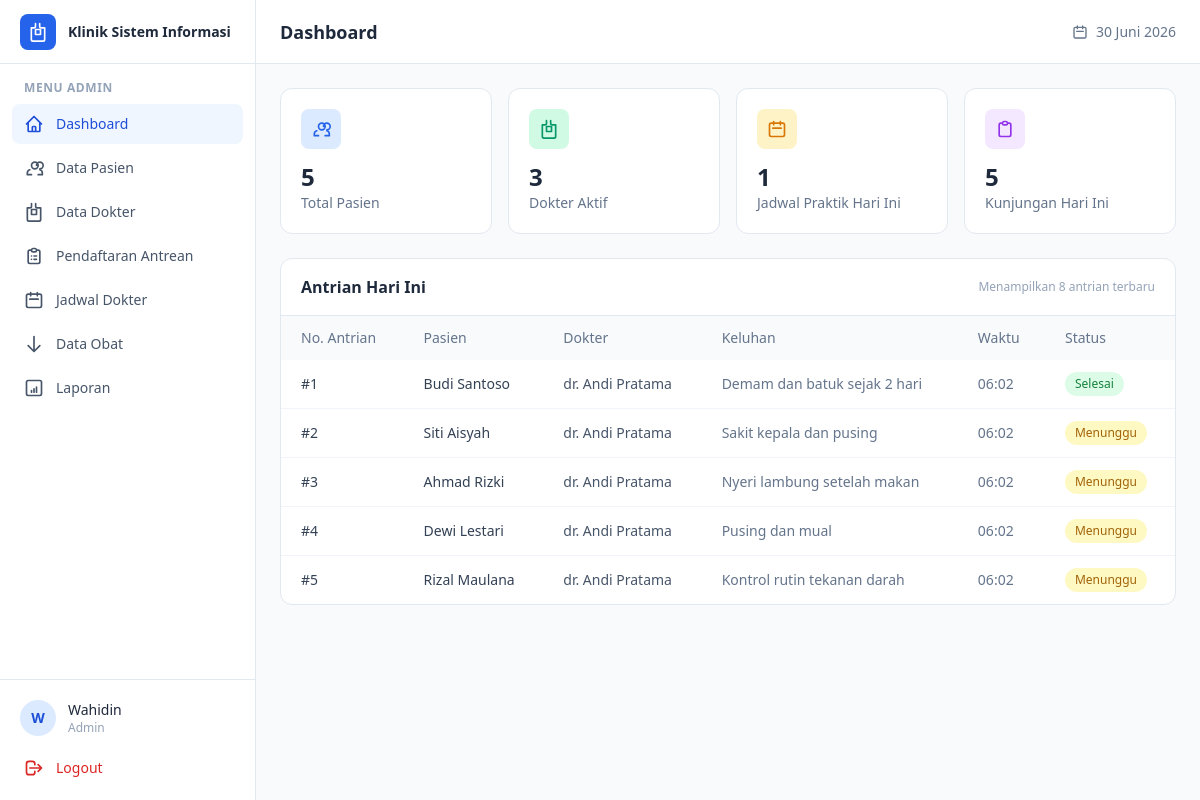
Page /admin/dashboard.php (signed in) on the committed database.
### tables this page shows
CREATE TABLE pendaftaran (
    id_pendaftaran   INT AUTO_INCREMENT PRIMARY KEY,
    id_pasien        INT NOT NULL,
    id_jadwal        INT NOT NULL,
    id_dokter        INT NOT NULL,
    waktu_daftar     DATETIME DEFAULT CURRENT_TIMESTAMP,
    tanggal_kunjungan DATE NOT NULL,
    no_antrian       INT NOT NULL,
    keluhan_utama    TEXT NULL,
    status_kunjungan ENUM('menunggu','diperiksa','selesai','batal') DEFAULT 'menunggu',
    created_at       DATETIME DEFAULT CURRENT_TIMESTAMP,

    CONSTRAINT fk_pendaftaran_pasien
        FOREIGN KEY (id_pasien) REFERENCES pasien(id_pasien)
        ON DELETE CASCADE ON UPDATE CASCADE,
    CONSTRAINT fk_pendaftaran_jadwal
        FOREIGN KEY (id_jadwal) REFERENCES jadwal_dokter(id_jadwal)
        ON DELETE CASCADE ON UPDATE CASCADE,
    CONSTRAINT fk_pendaftaran_dokter
        FOREIGN KEY (id_dokter) REFERENCES dokter(id_dokter)
        ON DELETE CASCADE ON UPDATE CASCADE
);

CREATE TABLE pasien (
    id_pasien        INT AUTO_INCREMENT PRIMARY KEY,
    nim_nik          VARCHAR(30)  NOT NULL UNIQUE,
    nama_lengkap     VARCHAR(100) NOT NULL,
    jenis_kelamin    ENUM('Laki-laki','Perempuan') NOT NULL,
    tanggal_lahir    DATE NULL,
    alamat           TEXT NULL,
    no_telepon       VARCHAR(20)  NULL,
    email            VARCHAR(100) NULL,
    fakultas         VARCHAR(100) NULL,
    status_akademik  ENUM('Mahasiswa','Dosen','Tenaga Kependidikan') DEFAULT 'Mahasiswa',
    created_at       DATETIME DEFAULT CURRENT_TIMESTAMP,
    updated_at       DATETIME DEFAULT CURRENT_TIMESTAMP ON UPDATE CURRENT_TIMESTAMP
);

CREATE TABLE dokter (
    id_dokter      INT AUTO_INCREMENT PRIMARY KEY,
    nip_dokter     VARCHAR(30)  NULL UNIQUE,
    nama_dokter    VARCHAR(100) NOT NULL,
    spesialisasi   VARCHAR(100) DEFAULT 'Dokter Umum',
    no_telepon     VARCHAR(20)  NULL,
    email          VARCHAR(100) NULL,
    foto           VARCHAR(255) NULL,
    status_aktif   ENUM('aktif','nonaktif') DEFAULT 'aktif',
    created_at     DATETIME DEFAULT CURRENT_TIMESTAMP
);

### includes/functions.php (called while the page is built, shortened)
<?php
function clean($data) {
    return htmlspecialchars(trim($data), ENT_QUOTES, 'UTF-8');
}
function formatJam($waktu) {
    return date('H:i', strtotime($waktu));
}
function badgeStatusKunjungan($status) {
    switch ($status) {
        case 'menunggu':
            return ['Menunggu', 'bg-yellow-100 text-yellow-700'];
        case 'selesai':
            return ['Selesai', 'bg-green-100 text-green-700'];
    }
}

### admin/dashboard.php (the view, shortened to what this page needs)
<?php
require_once __DIR__ . '/../includes/functions.php';
$halaman_aktif = 'dashboard';
$judul_halaman = 'Dashboard';
$stmt = $koneksi->query("SELECT COUNT(*) AS total FROM pasien");
$total_pasien = $stmt->fetch()['total'];
$stmt = $koneksi->query("SELECT COUNT(*) AS total FROM dokter WHERE status_aktif = 'aktif'");
$total_dokter = $stmt->fetch()['total'];
$hari_ini = namaHariIni();
$stmt = $koneksi->prepare("SELECT COUNT(*) AS total FROM jadwal_dokter WHERE hari = ? AND status = 'aktif'");
$stmt->execute([$hari_ini]);
$total_jadwal_hari_ini = $stmt->fetch()['total'];
$stmt = $koneksi->query("SELECT COUNT(*) AS total FROM pendaftaran WHERE tanggal_kunjungan = CURDATE()");
$total_kunjungan_hari_ini = $stmt->fetch()['total'];
$stmt = $koneksi->query("
    SELECT
        p.id_pendaftaran,
        p.no_antrian,
        p.keluhan_utama,
        p.status_kunjungan,
        p.waktu_daftar,
        ps.nama_lengkap AS nama_pasien,
        d.nama_dokter
    FROM pendaftaran p
    JOIN pasien ps ON ps.id_pasien = p.id_pasien
    JOIN dokter d  ON d.id_dokter  = p.id_dokter
    WHERE p.tanggal_kunjungan = CURDATE()
    ORDER BY p.waktu_daftar DESC
    LIMIT 8
");
$daftar_antrian = $stmt->fetchAll();
require_once __DIR__ . '/../includes/header.php';
?>
<div class="grid grid-cols-1 sm:grid-cols-2 lg:grid-cols-4 gap-4 mb-6">
    <div class="bg-white rounded-xl border border-slate-200 p-5">
        <div class="flex items-center justify-between mb-3">
            <div class="w-10 h-10 bg-blue-100 rounded-lg flex items-center justify-center">
                <svg class="h-5 w-5 text-blue-600" fill="none" viewBox="0 0 24 24" stroke="currentColor"><path stroke-linecap="round" stroke-linejoin="round" stroke-width="2" d="M17 20h5v-2a4 4 0 00-3-3.87M9 20H4v-2a4 4 0 013-3.87m6-1.13a4 4 0 10-4-4 4 4 0 004 4zm6 0a4 4 0 10-4-4" /></svg>
            </div>
        </div>
        <p class="text-2xl font-bold text-slate-800"><?= number_format($total_pasien) ?></p>
        <p class="text-sm text-slate-500">Total Pasien</p>
    </div>
    <div class="bg-white rounded-xl border border-slate-200 p-5">
        <div class="flex items-center justify-between mb-3">
            <div class="w-10 h-10 bg-emerald-100 rounded-lg flex items-center justify-center">
            </div>
        </div>
        <p class="text-2xl font-bold text-slate-800"><?= number_format($total_dokter) ?></p>
        <p class="text-sm text-slate-500">Dokter Aktif</p>
    </div>
    <div class="bg-white rounded-xl border border-slate-200 p-5">
        <div class="flex items-center justify-between mb-3">
            <div class="w-10 h-10 bg-amber-100 rounded-lg flex items-center justify-center">
                <svg class="h-5 w-5 text-amber-600" fill="none" viewBox="0 0 24 24" stroke="currentColor"><path stroke-linecap="round" stroke-linejoin="round" stroke-width="2" d="M8 7V3m8 4V3m-9 8h10M5 21h14a2 2 0 002-2V7a2 2 0 00-2-2H5a2 2 0 00-2 2v12a2 2 0 002 2z" /></svg>
            </div>
        </div>
        <p class="text-2xl font-bold text-slate-800"><?= number_format($total_jadwal_hari_ini) ?></p>
        <p class="text-sm text-slate-500">Jadwal Praktik Hari Ini</p>
    </div>
    <div class="bg-white rounded-xl border border-slate-200 p-5">
        <div class="flex items-center justify-between mb-3">
            <div class="w-10 h-10 bg-purple-100 rounded-lg flex items-center justify-center">
                <svg class="h-5 w-5 text-purple-600" fill="none" viewBox="0 0 24 24" stroke="currentColor"><path stroke-linecap="round" stroke-linejoin="round" stroke-width="2" d="M9 5H7a2 2 0 00-2 2v12a2 2 0 002 2h10a2 2 0 002-2V7a2 2 0 00-2-2h-2M9 5a2 2 0 002 2h2a2 2 0 002-2M9 5a2 2 0 012-2h2a2 2 0 012 2" /></svg>
            </div>
        </div>
        <p class="text-2xl font-bold text-slate-800"><?= number_format($total_kunjungan_hari_ini) ?></p>
        <p class="text-sm text-slate-500">Kunjungan Hari Ini</p>
    </div>
</div>
<div class="bg-white rounded-xl border border-slate-200 overflow-hidden">
    <div class="px-5 py-4 border-b border-slate-200 flex items-center justify-between">
        <h2 class="font-semibold text-slate-800">Antrian Hari Ini</h2>
        <span class="text-xs text-slate-400">Menampilkan 8 antrian terbaru</span>
    </div>
    <div class="overflow-x-auto">
        <table class="w-full text-sm">
            <thead class="bg-slate-50 text-slate-500">
                <tr>
                    <th class="text-left font-medium px-5 py-3">No. Antrian</th>
                    <th class="text-left font-medium px-5 py-3">Pasien</th>
                    <th class="text-left font-medium px-5 py-3">Dokter</th>
                    <th class="text-left font-medium px-5 py-3">Keluhan</th>
                    <th class="text-left font-medium px-5 py-3">Waktu</th>
                    <th class="text-left font-medium px-5 py-3">Status</th>
                </tr>
            </thead>
            <tbody class="divide-y divide-slate-100">
                <?php if (empty($daftar_antrian)): ?>
                    <tr>
                        <td colspan="6" class="text-center text-slate-400 py-8">Belum ada antrian hari ini</td>
                    </tr>
                <?php else: ?>
                    <?php foreach ($daftar_antrian as $antrian): ?>
                        <?php [$label_status, $kelas_warna] = badgeStatusKunjungan($antrian['status_kunjungan']); ?>
                        <tr class="hover:bg-slate-50">
                            <td class="px-5 py-3 font-medium text-slate-700">#<?= $antrian['no_antrian'] ?></td>
                            <td class="px-5 py-3 text-slate-700"><?= clean($antrian['nama_pasien']) ?></td>
                            <td class="px-5 py-3 text-slate-600"><?= clean($antrian['nama_dokter']) ?></td>
                            <td class="px-5 py-3 text-slate-500 max-w-xs truncate"><?= clean($antrian['keluhan_utama'] ?? '-') ?></td>
                            <td class="px-5 py-3 text-slate-500"><?= formatJam($antrian['waktu_daftar']) ?></td>
                            <td class="px-5 py-3">
                                <span class="inline-block px-2.5 py-1 rounded-full text-xs font-medium <?= $kelas_warna ?>">
                                    <?= $label_status ?>
                                </span>
                            </td>
                        </tr>
                    <?php endforeach; ?>
                <?php endif; ?>
            </tbody>
        </table>
    </div>
</div>
<?php require_once __DIR__ . '/../includes/footer.php'; ?>

### includes/header.php (shortened to what this page needs)
<?php
$role        = $_SESSION['role']  ?? '';
$nama_user   = $_SESSION['nama']  ?? 'Pengguna';
$halaman_aktif = $halaman_aktif   ?? '';
$judul_halaman = $judul_halaman   ?? 'Klinik Sistem Informasi';
function kelasMenu($nama_halaman, $halaman_aktif_saat_ini) {
    if ($nama_halaman === $halaman_aktif_saat_ini) {
        return 'bg-blue-50 text-blue-700 font-medium';
    }
    return 'text-slate-600 hover:bg-slate-50 hover:text-slate-900';
}
?>
<!DOCTYPE html>
<html lang="id">
<head>
    <script src="https://cdn.tailwindcss.com"></script>
    <link rel="stylesheet" href="<?= BASE_URL ?>/assets/css/custom.css">
</head>
<body class="bg-slate-50 min-h-screen" x-data="{ sidebarOpen: false }">
<div class="flex h-screen overflow-hidden">
    <aside id="sidebar" class="fixed lg:static inset-y-0 left-0 z-40 w-64 bg-white border-r border-slate-200 transform -translate-x-full lg:translate-x-0 transition-transform duration-200 flex flex-col">
        <div class="h-16 flex items-center gap-3 px-5 border-b border-slate-200 flex-shrink-0">
            <div class="w-9 h-9 bg-blue-600 rounded-lg flex items-center justify-center flex-shrink-0">
            </div>
            <div class="min-w-0">
                <p class="text-sm font-semibold text-slate-800 truncate">Klinik Sistem Informasi</p>
            </div>
        </div>
        <nav class="flex-1 overflow-y-auto px-3 py-4 space-y-1">
            <?php if ($role === 'admin'): ?>
                <p class="px-3 text-xs font-semibold text-slate-400 uppercase tracking-wider mb-2">Menu Admin</p>
                <a href="<?= BASE_URL ?>/admin/dashboard.php" class="flex items-center gap-3 px-3 py-2.5 rounded-lg text-sm <?= kelasMenu('dashboard', $halaman_aktif) ?>">
                    <svg class="h-5 w-5 flex-shrink-0" fill="none" viewBox="0 0 24 24" stroke="currentColor"><path stroke-linecap="round" stroke-linejoin="round" stroke-width="2" d="M3 12l2-2m0 0l7-7 7 7M5 10v10a1 1 0 001 1h3m10-11l2 2m-2-2v10a1 1 0 01-1 1h-3m-6 0a1 1 0 001-1v-4a1 1 0 011-1h2a1 1 0 011 1v4a1 1 0 001 1m-6 0h6" /></svg>
                    Dashboard
                </a>
                <a href="<?= BASE_URL ?>/admin/data_pasien/index.php" class="flex items-center gap-3 px-3 py-2.5 rounded-lg text-sm <?= kelasMenu('data_pasien', $halaman_aktif) ?>">
                    <svg class="h-5 w-5 flex-shrink-0" fill="none" viewBox="0 0 24 24" stroke="currentColor"><path stroke-linecap="round" stroke-linejoin="round" stroke-width="2" d="M17 20h5v-2a4 4 0 00-3-3.87M9 20H4v-2a4 4 0 013-3.87m6-1.13a4 4 0 10-4-4 4 4 0 004 4zm6 0a4 4 0 10-4-4" /></svg>
                    Data Pasien
                </a>
                <a href="<?= BASE_URL ?>/admin/data_dokter/index.php" class="flex items-center gap-3 px-3 py-2.5 rounded-lg text-sm <?= kelasMenu('data_dokter', $halaman_aktif) ?>">
                    Data Dokter
                </a>
                <a href="<?= BASE_URL ?>/admin/pendaftaran/index.php" class="flex items-center gap-3 px-3 py-2.5 rounded-lg text-sm <?= kelasMenu('pendaftaran', $halaman_aktif) ?>">
                    Pendaftaran Antrean
                </a>
                <a href="<?= BASE_URL ?>/admin/jadwal_dokter/index.php" class="flex items-center gap-3 px-3 py-2.5 rounded-lg text-sm <?= kelasMenu('jadwal_dokter', $halaman_aktif) ?>">
                    <svg class="h-5 w-5 flex-shrink-0" fill="none" viewBox="0 0 24 24" stroke="currentColor"><path stroke-linecap="round" stroke-linejoin="round" stroke-width="2" d="M8 7V3m8 4V3m-9 8h10M5 21h14a2 2 0 002-2V7a2 2 0 00-2-2H5a2 2 0 00-2 2v12a2 2 0 002 2z" /></svg>
                    Jadwal Dokter
                </a>
                <a href="<?= BASE_URL ?>/admin/data_obat/index.php" class="flex items-center gap-3 px-3 py-2.5 rounded-lg text-sm <?= kelasMenu('data_obat', $halaman_aktif) ?>">
                    <svg class="h-5 w-5 flex-shrink-0" fill="none" viewBox="0 0 24 24" stroke="currentColor"><path stroke-linecap="round" stroke-linejoin="round" stroke-width="2" d="M19 14l-7 7m0 0l-7-7m7 7V3" /></svg>
                    Data Obat
                </a>
                <a href="<?= BASE_URL ?>/admin/laporan/index.php" class="flex items-center gap-3 px-3 py-2.5 rounded-lg text-sm <?= kelasMenu('laporan', $halaman_aktif) ?>">
                    <svg class="h-5 w-5 flex-shrink-0" fill="none" viewBox="0 0 24 24" stroke="currentColor"><path stroke-linecap="round" stroke-linejoin="round" stroke-width="2" d="M9 17v-2m3 2v-4m3 4v-6M5 21h14a2 2 0 002-2V5a2 2 0 00-2-2H5a2 2 0 00-2 2v14a2 2 0 002 2z" /></svg>
                    Laporan
                </a>
            <?php endif; ?>
        </nav>
        <div class="border-t border-slate-200 p-3 flex-shrink-0">
            <div class="flex items-center gap-3 px-2 py-2">
                <div class="w-9 h-9 rounded-full bg-blue-100 text-blue-700 flex items-center justify-center font-semibold text-sm flex-shrink-0">
                    <?= htmlspecialchars(strtoupper(substr($nama_user, 0, 1))) ?>
                </div>
                <div class="min-w-0 flex-1">
                    <p class="text-sm font-medium text-slate-800 truncate"><?= htmlspecialchars($nama_user) ?></p>
                    <p class="text-xs text-slate-400 capitalize"><?= htmlspecialchars($role) ?></p>
                </div>
            </div>
            <a href="<?= BASE_URL ?>/auth/logout.php" class="mt-1 flex items-center gap-3 px-3 py-2.5 rounded-lg text-sm text-red-600 hover:bg-red-50 transition">
                <svg class="h-5 w-5 flex-shrink-0" fill="none" viewBox="0 0 24 24" stroke="currentColor"><path stroke-linecap="round" stroke-linejoin="round" stroke-width="2" d="M17 16l4-4m0 0l-4-4m4 4H7m6 4v1a3 3 0 01-3 3H6a3 3 0 01-3-3V7a3 3 0 013-3h4a3 3 0 013 3v1" /></svg>
                Logout
            </a>
        </div>
    </aside>
    <div class="flex-1 flex flex-col overflow-hidden">
        <header class="h-16 bg-white border-b border-slate-200 flex items-center justify-between px-4 lg:px-6 flex-shrink-0">
            <div class="flex items-center gap-3">
                <h1 class="text-lg font-semibold text-slate-800"><?= htmlspecialchars($judul_halaman) ?></h1>
            </div>
            <div class="flex items-center gap-2 text-sm text-slate-500">
                <svg class="h-4 w-4" fill="none" viewBox="0 0 24 24" stroke="currentColor"><path stroke-linecap="round" stroke-linejoin="round" stroke-width="2" d="M8 7V3m8 4V3m-9 8h10M5 21h14a2 2 0 002-2V7a2 2 0 00-2-2H5a2 2 0 00-2 2v12a2 2 0 002 2z" /></svg>
                <span><?= date('d') ?> <?= ['','Januari','Februari','Maret','April','Mei','Juni','Juli','Agustus','September','Oktober','November','Desember'][(int)date('m')] ?> <?= date('Y') ?></span>
            </div>
        </header>
        <main class="flex-1 overflow-y-auto p-4 lg:p-6">

### includes/footer.php (shortened to what this page needs)
</main>
    </div>
</div>
</body>
</html>

### rows in the picture
pendaftaran: no_antrian "1", id_pasien.nama_lengkap "Budi Santoso", id_dokter.nama_dokter "dr. Andi Pratama", keluhan_utama "Demam dan batuk sejak 2 hari", waktu_daftar "06:02", label_status "Selesai"
pendaftaran: no_antrian "2", id_pasien.nama_lengkap "Siti Aisyah", id_dokter.nama_dokter "dr. Andi Pratama", keluhan_utama "Sakit kepala dan pusing", waktu_daftar "06:02", label_status "Menunggu"
pendaftaran: no_antrian "3", id_pasien.nama_lengkap "Ahmad Rizki", id_dokter.nama_dokter "dr. Andi Pratama", keluhan_utama "Nyeri lambung setelah makan", waktu_daftar "06:02", label_status "Menunggu"
pendaftaran: no_antrian "4", id_pasien.nama_lengkap "Dewi Lestari", id_dokter.nama_dokter "dr. Andi Pratama", keluhan_utama "Pusing dan mual", waktu_daftar "06:02", label_status "Menunggu"
pendaftaran: no_antrian "5", id_pasien.nama_lengkap "Rizal Maulana", id_dokter.nama_dokter "dr. Andi Pratama", keluhan_utama "Kontrol rutin tekanan darah", waktu_daftar "06:02", label_status "Menunggu"

### other values in the picture
substr($nama_user, 0, 1) "W"
$nama_user "Wahidin"
$role "Admin"
$judul_halaman "Dashboard"
$total_pasien "5"
$total_dokter "3"
$total_jadwal_hari_ini "1"
$total_kunjungan_hari_ini "5"
